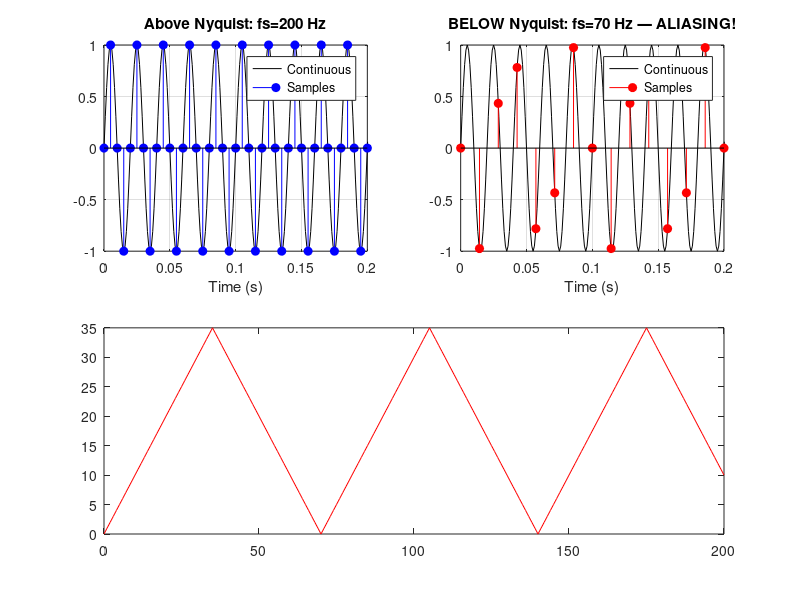

The MATLAB script that drew this image: (Note: this script raises an error after producing the figure.)
% ============================================================
% Module 05: Sampling & Aliasing
% demo_sampling.m
% ============================================================
clear; clc; close all;

f_cont = 1000;
t_cont = 0 : 1/f_cont : 1;
f_sig  = 50;
x_cont = sin(2*pi*f_sig*t_cont);

fs_ok    = 200;
fs_alias = 70;

t_ok    = 0 : 1/fs_ok    : 1;
t_alias = 0 : 1/fs_alias : 1;

x_ok    = sin(2*pi*f_sig*t_ok);
x_alias = sin(2*pi*f_sig*t_alias);

f_alias_apparent = abs(f_sig - fs_alias);
fprintf('Signal:         %d Hz\n', f_sig);
fprintf('Sampling rate:  %d Hz (below Nyquist!)\n', fs_alias);
fprintf('Apparent alias: %d Hz\n', f_alias_apparent);

figure('Position', [100 100 1000 600]);

subplot(2,2,1);
plot(t_cont, x_cont, 'k'); hold on;
stem(t_ok, x_ok, 'b', 'Marker', 'o', 'MarkerFaceColor', 'b');
title(sprintf('Above Nyquist: fs=%d Hz', fs_ok));
xlabel('Time (s)'); grid on; xlim([0 0.2]);
legend('Continuous', 'Samples');

subplot(2,2,2);
plot(t_cont, x_cont, 'k'); hold on;
stem(t_alias, x_alias, 'r', 'Marker', 'o', 'MarkerFaceColor', 'r');
title(sprintf('BELOW Nyquist: fs=%d Hz — ALIASING!', fs_alias));
xlabel('Time (s)'); grid on; xlim([0 0.2]);
legend('Continuous', 'Samples');

subplot(2,2,[3 4]);
f_range = 0:1:200;
f_apparent = mod(f_range, fs_alias);
f_apparent(f_apparent > fs_alias/2) = fs_alias - f_apparent(f_apparent > fs_alias/2);
plot(f_range, f_apparent, 'r');
hold on;
xline(fs_alias/2, 'b--', sprintf('Nyquist = %d Hz', fs_alias/2));
xline(f_sig, 'k--', sprintf('Signal = %d Hz', f_sig));
plot(f_sig, f_alias_apparent, 'rv', 'MarkerSize', 10, 'MarkerFaceColor', 'r', ...
     'DisplayName', sprintf('Alias = %d Hz', f_alias_apparent));
xlabel('True Frequency (Hz)'); ylabel('Apparent Frequency (Hz)');
title(sprintf('Aliasing Map for fs=%d Hz', fs_alias));
legend; grid on;

sgtitle('Module 05 — Sampling & the Nyquist Theorem');
